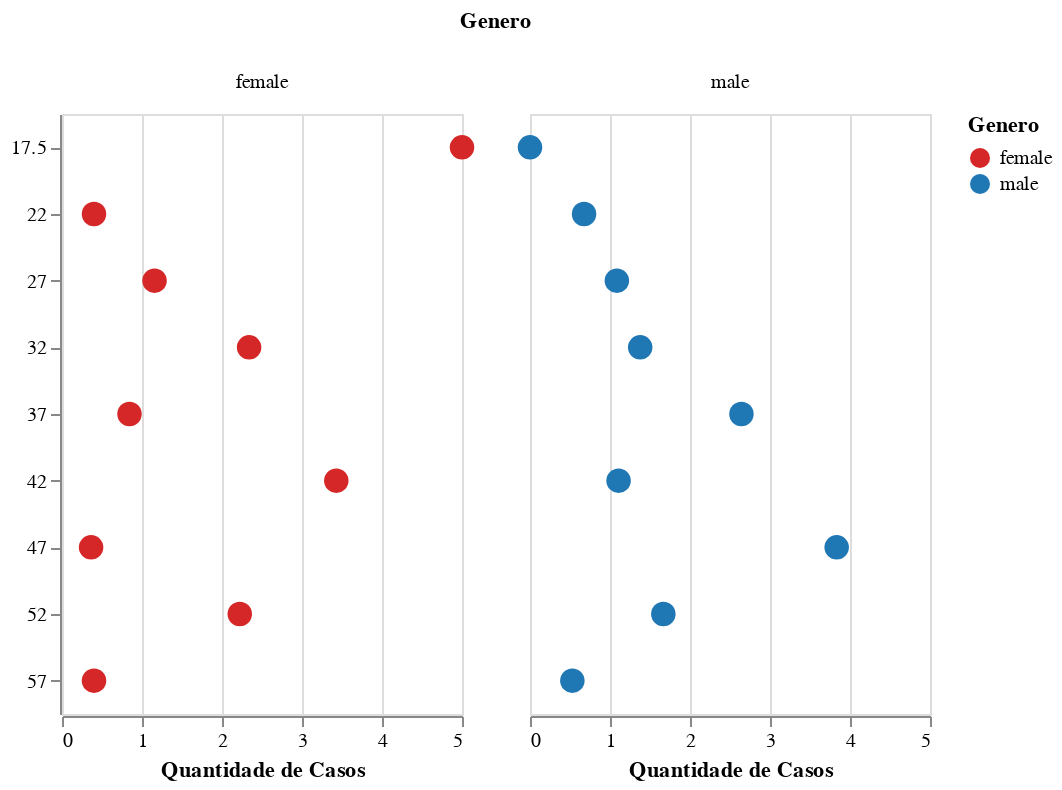

The notebook cell this image was saved under:
### Code cell
from os import rename
source = database
color_scale = alt.Scale(domain=['Genero'],
                        range=['#1f77b4', '#e377c2'])

# Gráfico 1
chart1 = alt.Chart(source).mark_circle(size=150).encode(
    column='Genero',
    y=alt.Y('Idade:N', axis=alt.Axis(title=None)),
    x=alt.X('mean(Casos):Q', axis=alt.Axis(title='Quantidade de Casos')),
    color=alt.Color(
        'Genero:N', 
        scale=alt.Scale(
        domain=['female', 'male'],
        range=['#D62728', '#1F77B4']
        )
    ),
    tooltip=['Idade:N', 'Genero:N', 'mean(Casos):Q']
).interactive().properties(
    width = 200,
    height = 300,
)
chart1

### Figure 1 — Vega-Lite specification as saved in the notebook (floating-point values rounded to 4 significant figures; data arrays with more than 128 entries replaced by an {"elided": "..."} marker saying what was removed)
{"config": {"view": {"continuousWidth": 400, "continuousHeight": 300}}, "data": {"name": "data-1fc1514a7c668f29fc82d45738156234"}, "mark": {"type": "circle", "size": 150}, "encoding": {"color": {"field": "Genero", "scale": {"domain": ["female", "male"], "range": ["#D62728", "#1F77B4"]}, "type": "nominal"}, "column": {"field": "Genero", "type": "nominal"}, "tooltip": [{"field": "Idade", "type": "nominal"}, {"field": "Genero", "type": "nominal"}, {"aggregate": "mean", "field": "Casos", "type": "quantitative"}], "x": {"aggregate": "mean", "axis": {"title": "Quantidade de Casos"}, "field": "Casos", "type": "quantitative"}, "y": {"axis": {"title": null}, "field": "Idade", "type": "nominal"}}, "height": 300, "selection": {"selector001": {"type": "interval", "bind": "scales", "encodings": ["x", "y"]}}, "width": 200, "$schema": "https://vega.github.io/schema/vega-lite/v4.17.0.json", "datasets": {"data-1fc1514a7c668f29fc82d45738156234": {"elided": "601 records"}}}
